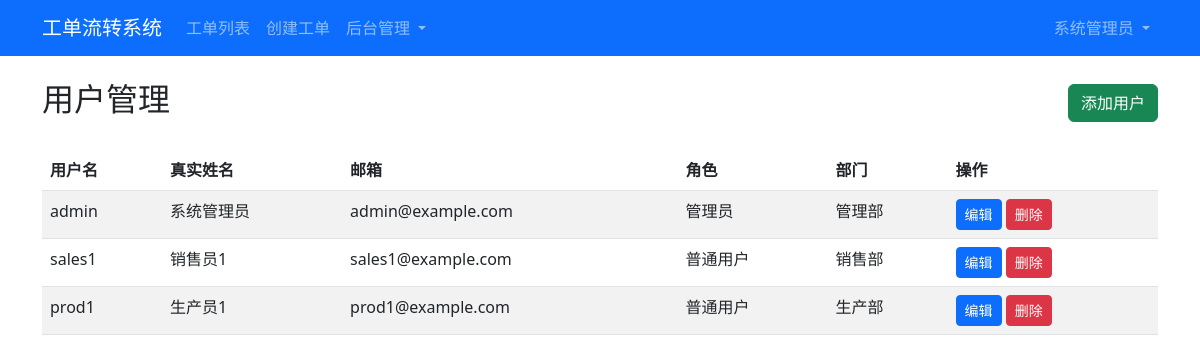
The app's page /admin/users (signed in) with its own data.
### models.py (models this page shows, shortened)
class User(db.Model, UserMixin):
    id = db.Column(db.Integer, primary_key=True)
    username = db.Column(db.String(50), unique=True, nullable=False)
    password_hash = db.Column(db.String(128), nullable=False)
    realname = db.Column(db.String(100), nullable=False)
    email = db.Column(db.String(100), unique=True)
    role = db.Column(db.String(20), default='user')  # admin, user
    department_id = db.Column(db.Integer, db.ForeignKey('department.id'))
    created_at = db.Column(db.DateTime, default=datetime.utcnow)
    @property
    def password(self):
        raise AttributeError('password is not a readable attribute')
    def is_admin(self):
        return self.role == 'admin'

class Department(db.Model):
    id = db.Column(db.Integer, primary_key=True)
    name = db.Column(db.String(100), unique=True, nullable=False)
    description = db.Column(db.Text)
    created_at = db.Column(db.DateTime, default=datetime.utcnow)
    users = db.relationship('User', backref='department', lazy=True)

### admin.py (the view)
@admin_bp.route('/users')
def manage_users():
    users = User.query.all()
    return render_template('admin/users.html', users=users)

### admin.py (called while the page is built)
@admin_bp.before_request
@login_required
def check_admin():
    if not current_user.is_admin():
        flash('您没有访问此页面的权限', 'danger')
        return redirect(url_for('view_orders'))

### app.py (called while the page is built)
@login_manager.user_loader
def load_user(user_id):
    return User.query.get(int(user_id))

@app.context_processor
def utility_processor():
    def can_assign_order(order, user):
        if user.is_admin():
            return True
        current_stage = OrderStage.query.filter_by(order_id=order.id, end_time=None).first()
        return current_stage and current_stage.assignee_id == user.id
    return dict(can_assign_order=can_assign_order)

### templates/admin/users.html
{% extends "base.html" %}
{% block content %}
<div class="d-flex justify-content-between align-items-center mb-4">
    <h2>用户管理</h2>
    <a href="{{ url_for('admin.add_user') }}" class="btn btn-success">添加用户</a>
</div>
<table class="table table-striped table-hover">
    <thead>
        <tr>
            <th>用户名</th>
            <th>真实姓名</th>
            <th>邮箱</th>
            <th>角色</th>
            <th>部门</th>
            <th>操作</th>
        </tr>
    </thead>
    <tbody>
        {% for user in users %}
        <tr>
            <td>{{ user.username }}</td>
            <td>{{ user.realname }}</td>
            <td>{{ user.email }}</td>
            <td>{{ '管理员' if user.role == 'admin' else '普通用户' }}</td>
            <td>{{ user.department.name if user.department else '未分配' }}</td>
            <td>
                <a href="{{ url_for('admin.edit_user', user_id=user.id) }}" class="btn btn-sm btn-primary">编辑</a>
                <a href="{{ url_for('admin.delete_user', user_id=user.id) }}" class="btn btn-sm btn-danger" onclick="return confirm('确定要删除该用户吗？')">删除</a>
            </td>
        </tr>
        {% endfor %}
    </tbody>
</table>
{% endblock %}

### templates/base.html (shortened to what this page needs)
<!DOCTYPE html>
<html lang="zh-CN">
<head>
    <link href="https://cdn.jsdelivr.net/npm/bootstrap@5.3.0/dist/css/bootstrap.min.css" rel="stylesheet">
</head>
<body>
    <nav class="navbar navbar-expand-lg navbar-dark bg-primary">
        <div class="container">
            <a class="navbar-brand" href="/">工单流转系统</a>
            <div class="collapse navbar-collapse" id="navbarNav">
                <ul class="navbar-nav me-auto">
                    <li class="nav-item">
                        <a class="nav-link" href="{{ url_for('view_orders') }}">工单列表</a>
                    </li>
                    <li class="nav-item">
                        <a class="nav-link" href="{{ url_for('create_order') }}">创建工单</a>
                    </li>
                    {% if current_user.is_authenticated and current_user.is_admin() %}
                    <li class="nav-item dropdown">
                        <a class="nav-link dropdown-toggle" href="#" id="adminDropdown" role="button" data-bs-toggle="dropdown">
                            后台管理
                        </a>
                    </li>
                    {% endif %}
                </ul>
                <ul class="navbar-nav">
                    {% if current_user.is_authenticated %}
                    <li class="nav-item dropdown">
                        <a class="nav-link dropdown-toggle" href="#" id="userDropdown" role="button" data-bs-toggle="dropdown">
                            {{ current_user.realname }}
                        </a>
                    </li>
                    {% endif %}
                </ul>
            </div>
        </div>
    </nav>
    <div class="container mt-4">
        {% block content %}{% endblock %}
    </div>
</body>
</html>

### records on screen
User: realname "系统管理员", username "admin", email "admin@example.com", role "管理员", department "管理部"
User: username "sales1", realname "销售员1", email "sales1@example.com", role "普通用户", department "销售部"
User: username "prod1", realname "生产员1", email "prod1@example.com", role "普通用户", department "生产部"
